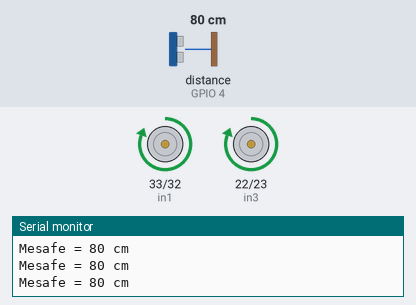
This sketch was run on a simulated ESP32. Shown: motor-driver pin pairs drawn as motors (green arrow = first pin HIGH = forward, orange = second pin HIGH = backward, longer = more drive, scaled by the enable pin), the last lines printed to the serial monitor. Wiring (inferred from the names in the program): ultrasonic range finder: trigger GPIO 5; echo GPIO 4. Inputs (shaded band) come from the test bench; at power-on: distance to the obstacle (sensor on GPIO 4) 80 cm. The echo pulse lasts 58.3 µs per cm.

Above: at 1.3 s.
1.4 s: distance to the obstacle (sensor on GPIO 4) set to 11 cm
3.2 s: distance to the obstacle (sensor on GPIO 4) set to 8 cm
At 5.1 s:
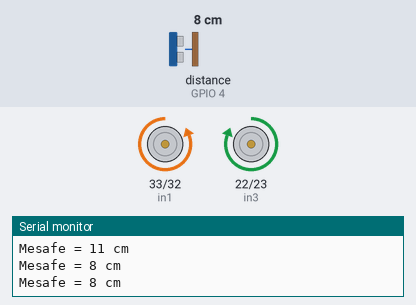
6.2 s: distance to the obstacle (sensor on GPIO 4) set to 18 cm
At 8.2 s:
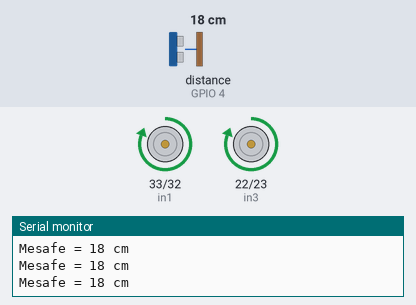
8.5 s: distance to the obstacle (sensor on GPIO 4) set to 2 cm
At 9.4 s:
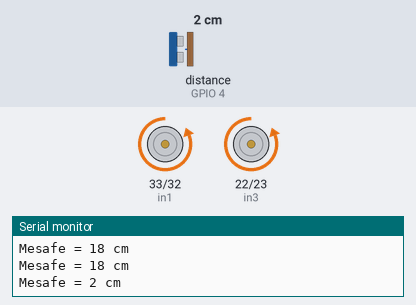
Timing chart, 0 to 12.5 s (numbered marks = the images above; inputs shaded):
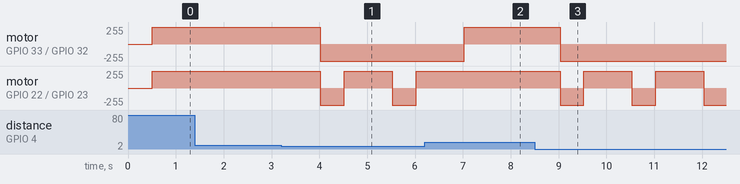

Measured:
- the behaviour switches between 10 and 9 cm on distance to the obstacle (sensor on GPIO 4) (found by bisection; images 0 and 1)
- after the input at 3.2 s, motor on GPIO 33 (in1) / GPIO 32 (in2): forward 255/255 → backward 255/255 after 0.82 s; motor on GPIO 22 (in3) / GPIO 23 (in4): alternates forward 255/255 for 1.0 s and backward 255/255 for 0.50 s, starting after 0.82 s
- after the input at 6.2 s, motor on GPIO 33 (in1) / GPIO 32 (in2): backward 255/255 → forward 255/255 after 0.82 s; motor on GPIO 22 (in3) / GPIO 23 (in4): stays forward 255/255 (without the input it goes to backward 255/255 after 0.82 s)
- after the input at 8.5 s, motor on GPIO 33 (in1) / GPIO 32 (in2): forward 255/255 → backward 255/255 after 0.53 s; motor on GPIO 22 (in3) / GPIO 23 (in4): alternates forward 255/255 for 1.0 s and backward 255/255 for 0.50 s, starting after 0.53 s

The sketch:

Obstacle_Escaping_Robot.ino
```cpp
#define echo 4
#define trig 5
#define in1 33
#define in2 32
#define ena 14
#define in3 22
#define in4 23
#define enb 18

long duration;       // Ses dalgasının geri dönüş süresi
int distance;        // Mesafe

void setup()
{
  Serial.begin(115200);
  pinMode(echo, INPUT);
  pinMode(trig, OUTPUT);
  pinMode(in1, OUTPUT);
  pinMode(in2, OUTPUT);
  pinMode(ena, OUTPUT);
  pinMode(in3, OUTPUT);
  pinMode(in4, OUTPUT);
  pinMode(enb, OUTPUT);
}

void loop()
{
  digitalWrite(trig, LOW);
  delayMicroseconds(5);
  digitalWrite(trig, HIGH);
  delayMicroseconds(10);
  digitalWrite(trig, LOW);

  duration = pulseIn(echo, HIGH); // ECHO pininden HIGH durumundaki pulse süresini oku
  distance = duration / 29.1 / 2;  // Mesafeyi cm cinsinden hesapla

  // Mesafeyi seri monitörde yazdır
  Serial.print("Mesafe = ");
  Serial.print(distance);
  Serial.println(" cm");

  delay(500);

  if(distance <10)
  {
    back();
    delay(500);
    right();
    delay(500);
  }

  else
  {
    forward();
  }


}

void forward()
{
  digitalWrite(in1, HIGH);
  digitalWrite(in2, LOW);
  digitalWrite(ena, 20);

  digitalWrite(in3, HIGH);
  digitalWrite(in4, LOW);
  digitalWrite(enb, 20);

}

void back()
{
  digitalWrite(in1, LOW);
  digitalWrite(in2, HIGH);
  digitalWrite(ena, 1200);

  digitalWrite(in3, LOW);
  digitalWrite(in4, HIGH);
  digitalWrite(enb, 120);

}

void right()
{
  digitalWrite(in1, LOW);
  digitalWrite(in2, HIGH);
  digitalWrite(ena, 120);

  digitalWrite(in3, HIGH);
  digitalWrite(in4, LOW);
  digitalWrite(enb, 120);

}
```
